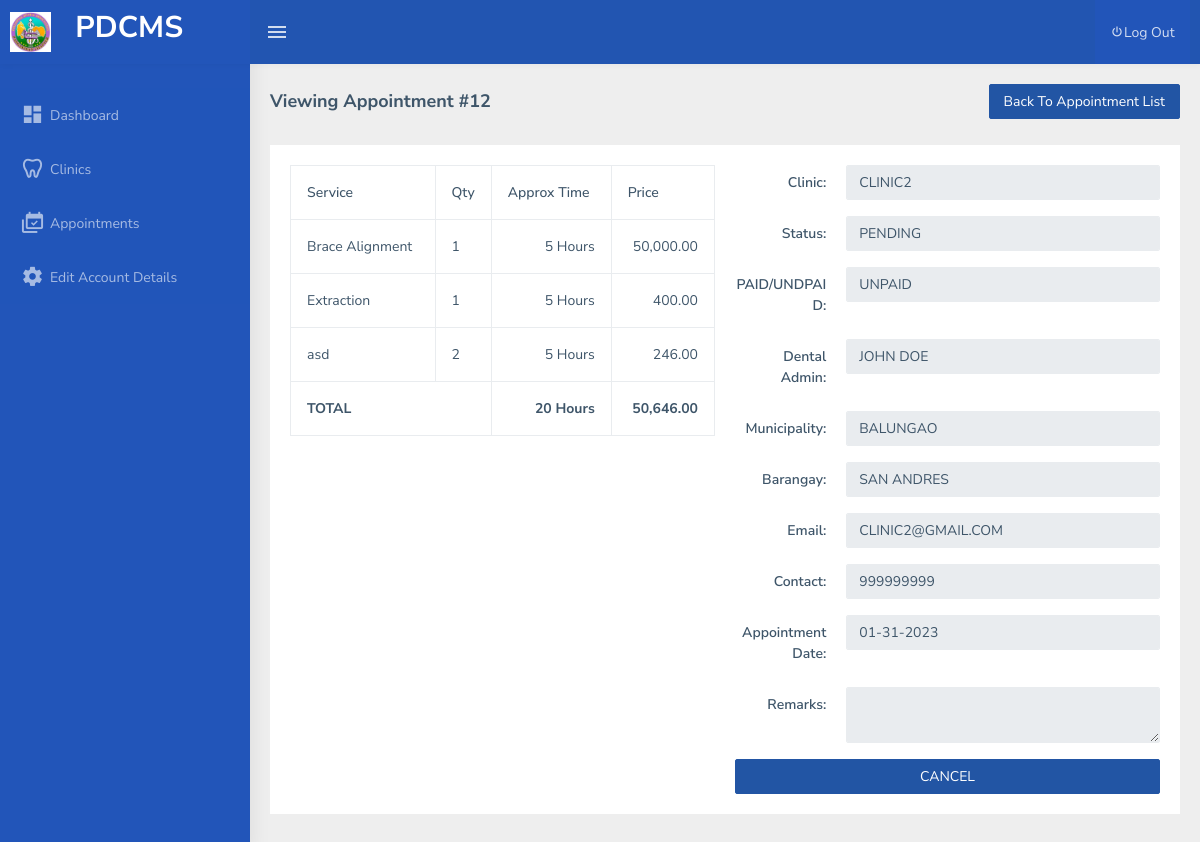
Page /patient/view_appointment.php?id=12 on the earlier database version.
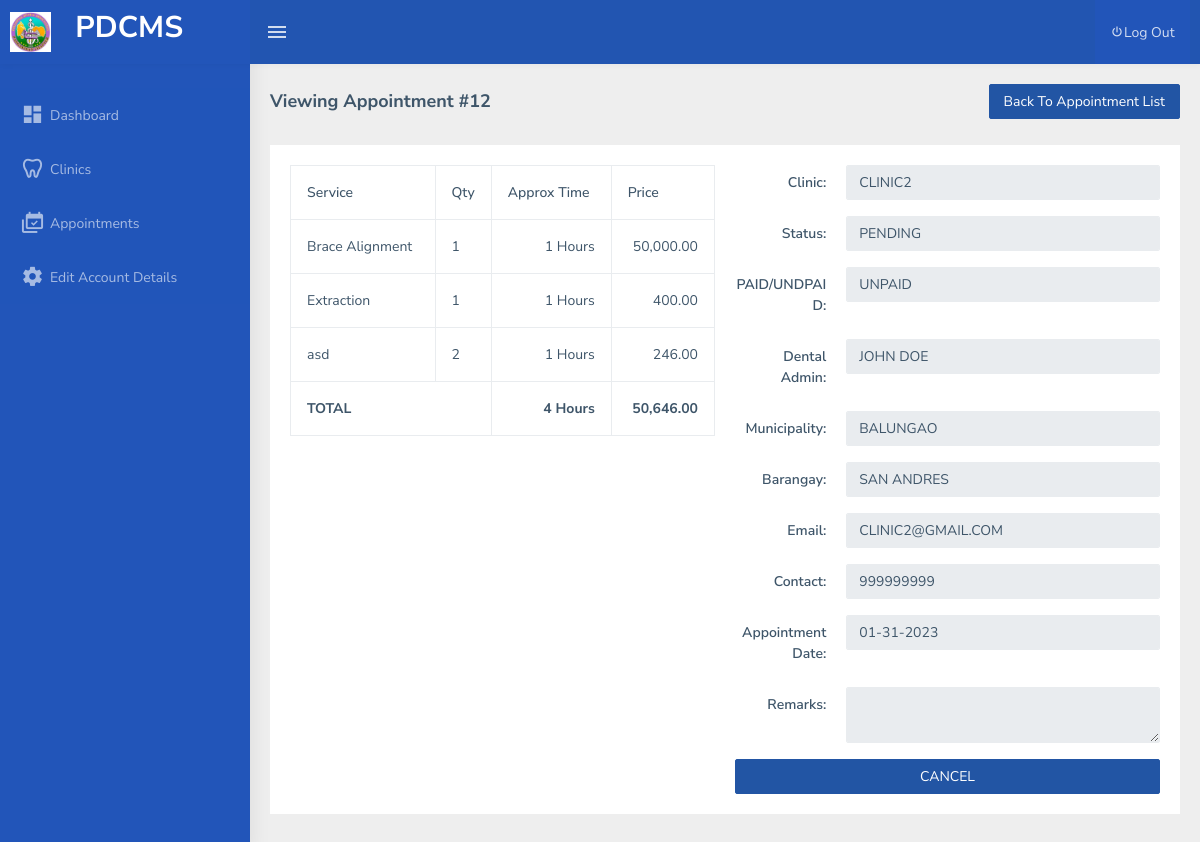
Same page on the later database version.
### tables this page shows
CREATE TABLE `tbl_appointment_items` (
  `id` int(11) NOT NULL AUTO_INCREMENT,
  `appointment_id` int(11) DEFAULT NULL,
  `service_id` int(11) DEFAULT NULL,
  `qty` int(11) DEFAULT NULL,
  `price` decimal(13,2) DEFAULT NULL,
  `appointment_time` varchar(45) DEFAULT NULL,
  PRIMARY KEY (`id`)
);

CREATE TABLE `tbl_service` (
  `id` int(11) NOT NULL AUTO_INCREMENT,
  `clinic_id` int(11) NOT NULL,
  `srvc_name` varchar(255) NOT NULL,
  `srvc_desc` varchar(255) NOT NULL,
  `srvc_price` varchar(255) NOT NULL,
  `srvc_time` varchar(45) DEFAULT NULL,
  `created_date` datetime DEFAULT current_timestamp(),
  PRIMARY KEY (`id`)
);

### includes/functions.php (called while the page is built, shortened)
<?php
function get_list($sql)
{
    $result = mysqli_query($_SESSION['conn'], $sql);
    $temp = array();
    while ($row = $result->fetch_assoc()) {
        $temp[] = $row;
    }
    return $temp;
}
function convertTime($data)
{
    return $data . " Hours";
}

### patient/view_appointment.php (the view, shortened to what the changed rows need)
<?php include 'header.php'; ?>
<div class="page-wrapper">
  <div class="container-fluid">
    <div class="row">
      <div class="col-md-12">
        <div class="card">
          <div class="card-body">
            <div class="row">
              <div class="col-md-6">
                <form method="post">
                  <div class="table-responsive">
                    <table id="table_eto" class="table table-bordered">
                      <thead>
                        <tr>
                          <th>Service</th>
                          <th style="width: 0.1%;">Qty</th>
                          <th>Approx Time</th>
                          <th>Price</th>
                        </tr>
                      </thead>
                      <?php $tmp = 0 ?>
                      <?php $tmptime = 0 ?>
                      <?php $id = $_GET['id']  ?>
                      <tbody>
                        <?php foreach (get_list("SELECT i.*,s.srvc_name from tbl_appointment_items i inner join tbl_service s on s.id = i.service_id where i.appointment_id = $id") as $key => $res) { ?>
                          <tr>
                            <td><?= $res['srvc_name'] ?></td>
                            <td><?= $res['qty'] ?></td>
                            <td style="text-align:right"><?= convertTime($res['appointment_time']) ?></td>
                            <td style="text-align:right"><?= number_format($res['price'] * $res['qty'], 2) ?></td>
                          </tr>
                          <?php $tmp += ($res['price'] * $res['qty']); ?>
                          <?php $tmptime += ($res['appointment_time'] * $res['qty']); ?>
                        <?php } ?>
                        <tr>
                          <td style="font-weight:bold" colspan="2">TOTAL</td>
                          <td style="text-align:right;font-weight:bold"><?= convertTime($tmptime) ?></td>
                          <td style="text-align:right;font-weight:bold"><?= number_format($tmp, 2) ?></td>
                        </tr>
                      </tbody>
                    </table>
                  </div>
                </form>
              </div>
            </div>
          </div>
        </div>
      </div>
    </div>
  </div>
  <?php include 'footer.php'; ?>

Differences in the rows shown:
changed tbl_appointment_items "Brace Alignment": appointment_time "5 Hours" → "1 Hours"
changed tbl_appointment_items "Extraction": appointment_time "5 Hours" → "1 Hours"
changed tbl_appointment_items "asd": appointment_time "5 Hours" → "1 Hours"
Other differences:
convertTime($tmptime): "20 Hours" → "4 Hours"
